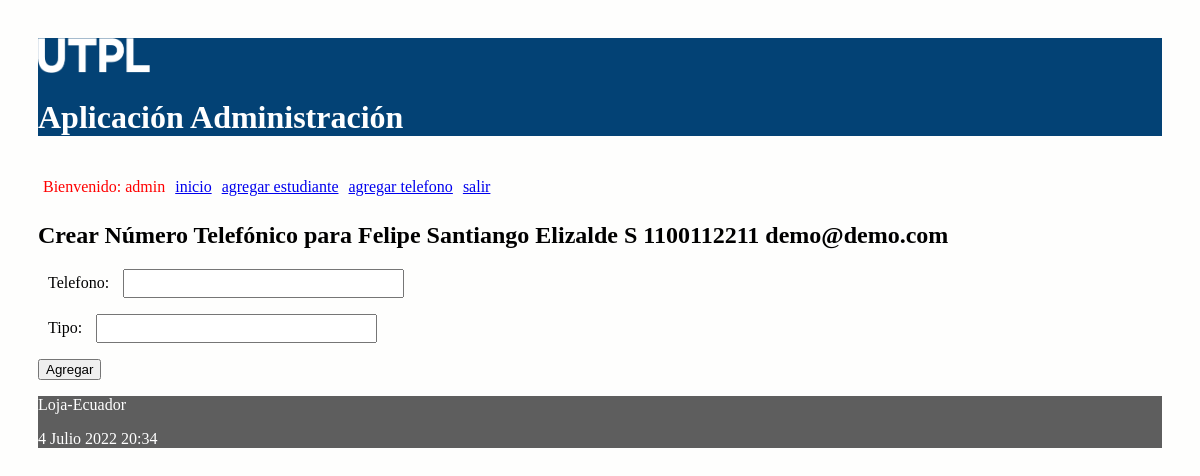
Before: /crear/numero/telefonico/estudiante/4 (signed in) with the older database file.
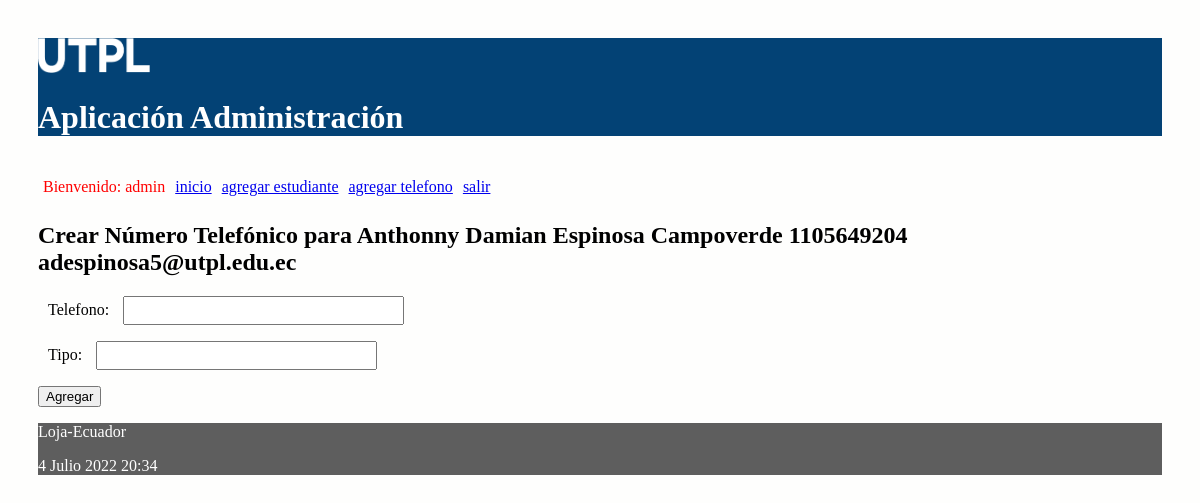
After: the same page with the newer database file.
### administrativo/models.py (models this page shows)
class Estudiante(models.Model):
    nombre = models.CharField(max_length=30)
    apellido = models.CharField(max_length=30)
    cedula = models.CharField(max_length=30, unique=True)
    correo = models.EmailField()
    def __str__(self):
        return "%s %s %s %s" % (self.nombre,
                self.apellido,
                self.cedula,
                self.correo)

### administrativo/views.py (the view)
@login_required(login_url='/entrando/login/')
@permission_required('administrativo.can_create_numero_telefonico_sp2', login_url="/entrando/login/")
def crear_numero_telefonico_estudiante(request, id):
    estudiante = Estudiante.objects.get(pk=id)
    if request.method=='POST':
        formulario = NumeroTelefonicoEstudianteForm(estudiante, request.POST)
        print(formulario.errors)
        if formulario.is_valid():
            formulario.save()
            return redirect(index)
    else:
        formulario = NumeroTelefonicoEstudianteForm(estudiante)
    diccionario = {'formulario': formulario, 'estudiante': estudiante}
    return render(request, 'crearNumeroTelefonicoEstudiante.html', diccionario)

### administrativo/forms.py
class NumeroTelefonicoEstudianteForm(ModelForm):
    def __init__(self, estudiante, *args, **kwargs):
        super(NumeroTelefonicoEstudianteForm, self).__init__(*args, **kwargs)
        self.initial['estudiante'] = estudiante
        self.fields["estudiante"].widget = forms.widgets.HiddenInput()
        print(estudiante)
    class Meta:
        model = NumeroTelefonico
        fields = ['telefono', 'tipo', 'estudiante']

### administrativo/templates/crearNumeroTelefonicoEstudiante.html (shortened to what this page needs)
{% extends "master.html" %}
{% block content %}
<h2>Crear Número Telefónico para {{estudiante}}</h3>
<form action="" method="post">
  {{formulario.as_p}}
  <p><input type='submit' value='Agregar'/></p>
</form>
{% endblock %}

Changed rows visible on the page:
changed Estudiante: nombre+apellido+cedula "Felipe Santiango Elizalde S 1100112211 demo@demo.com" → "Anthonny Damian Espinosa Campoverde 1105649204 adespinosa5@utpl.edu.ec"
